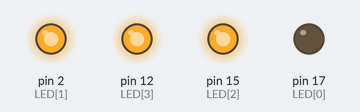
A sketch run on a simulated Arduino Uno, built with avr-gcc and run on an emulated ATmega328P. Parts: output pins drawn as LEDs (lit = HIGH). What the sketch prints to the serial monitor is not drawn.

Above: at 0.01 s.
At 0.41 s:
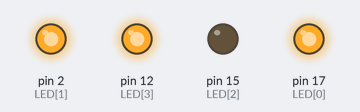
At 0.81 s:
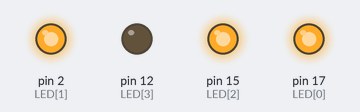
At 1.21 s:
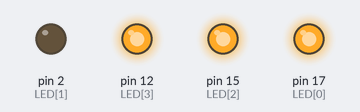
At 1.6 s:
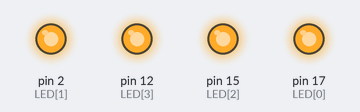
Timing chart, 0 to 3.1 s (numbered marks = the images above):
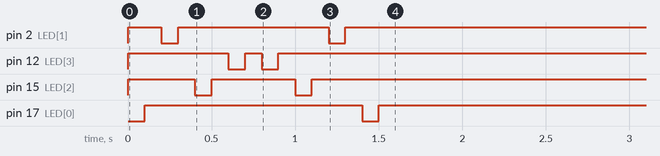

The sketch:

for_V2.ino
```cpp
int LED[] = {17,2,15,12};
int x;

void setup() {
  Serial.begin(9600);
  pinMode(LED[0],OUTPUT);
  pinMode(LED[1],OUTPUT);
  pinMode(LED[2],OUTPUT);
  pinMode(LED[3],OUTPUT);
  digitalWrite(LED[0],HIGH);
  digitalWrite(LED[1],HIGH);
  digitalWrite(LED[2],HIGH);
  digitalWrite(LED[3],HIGH);

    Serial.println(x);
    for(x=0 ; x<=3 ; x++){
    digitalWrite(LED[x],LOW);
    delay(100);
    digitalWrite(LED[x],HIGH);
    delay(100);
  }
    for(x=3 ; x>=0 ; x--){
    digitalWrite(LED[x],LOW);
    delay(100);
    digitalWrite(LED[x],HIGH);
    delay(100);
  }

}

void loop() {
//  for(x=0 ; x<=3 ; x++){
//    digitalWrite(LED[x],LOW);
//    delay(100);
//    digitalWrite(LED[x],HIGH);
//    delay(100);
//  }
//    for(x=3 ; x>=0 ; x--){
//    digitalWrite(LED[x],LOW);
//    delay(100);
//    digitalWrite(LED[x],HIGH);
//    delay(100);
//  }


}
```
